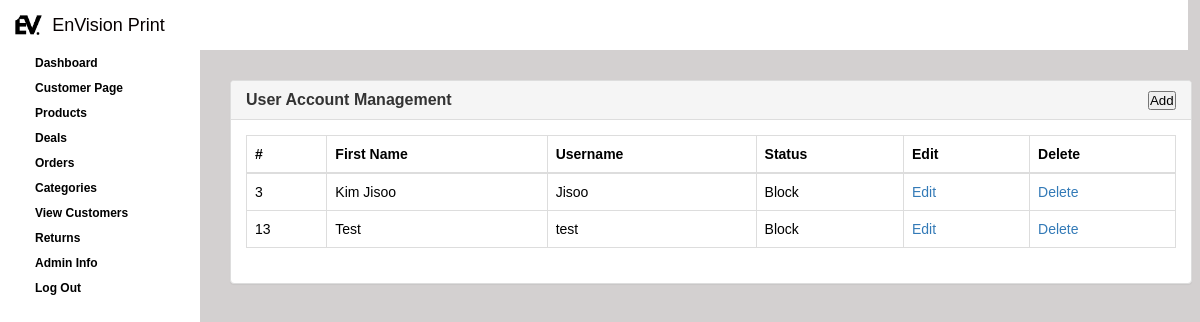
The app's page /admin.php?view_user, older data.
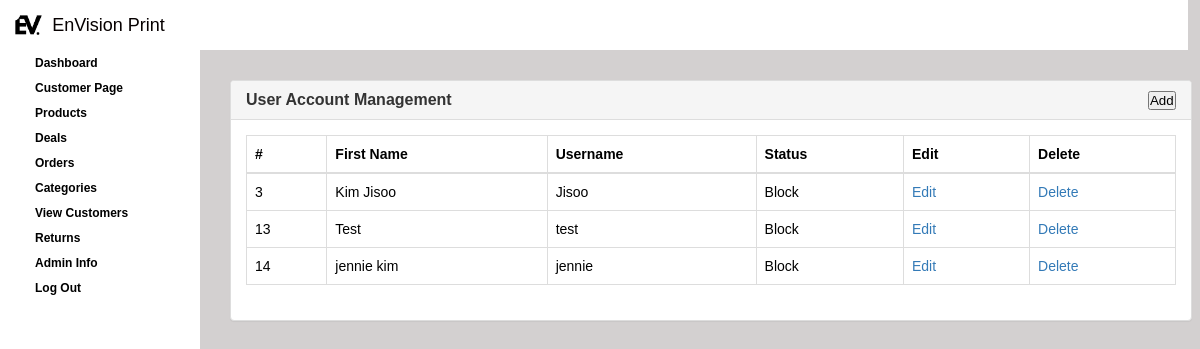
The same page, newer data.
### tables this page shows
CREATE TABLE `users` (
  `UserID` int(11) NOT NULL,
  `FName` varchar(50) NOT NULL,
  `username` varchar(50) NOT NULL,
  `password` varchar(100) NOT NULL,
  `email` varchar(50) NOT NULL,
  `phone` varchar(15) DEFAULT NULL,
  `address` varchar(200) DEFAULT NULL,
  `attempt` int(11) NOT NULL,
  `block` int(11) NOT NULL,
  `admin` int(1) NOT NULL,
  `profile` varchar(200) NOT NULL,
  `verification` varchar(10) NOT NULL,
  `verification_code` varchar(10) NOT NULL
);

### blockuser.php (the view, shortened to what this page needs)
<?php
$query = "SELECT UserID, FName, username, block FROM users WHERE admin != 1";
$result = mysqli_query($con, $query);
?>
<body>
    <div class="row">
        <div class="col-lg-12">
            <div class="panel panel-default">
                <div class="panel-heading">
                    <button style="float: inline-end;" onclick="openPopup('SignupPopup')">Add</button>
                    <h3 class="panel-title">User Account Management </h3>
                </div>
                <div class="panel-body">
                    <div class="table-responsive">
                        <table class="table table-bordered table-hover table-striped">
                            <thead>
                                <tr>
                                    <th>#</th>
                                    <th>First Name</th>
                                    <th>Username</th>
                                    <th>Status</th>
                                    <th>Edit</th>
                                    <th>Delete</th>
                                </tr>
                            </thead>
                            <tbody>
                                <?php
                                if ($result) {
                                    while ($row = mysqli_fetch_assoc($result)) {
                                        $userId  = $row['UserID'];
                                        $FName = $row['FName'];
                                        $username  = $row['username'];
                                        $block = $row['block'];
                                        echo "<tr id='user-row-$userId'>";
                                        echo "<td class='td'>$userId</td>";
                                        echo "<td class='td'>$FName</td>";
                                        echo "<td class='td'>$username</td>"; ?>
                                        <td>
                                            <?php if ($block == 1) : ?>
                                                <a class="unblock-btn" onclick="handleBlockUnblock(<?= $userId ?>, 'unblock')">Unblock</a>
                                            <?php else : ?>
                                                <a class="block-btn" onclick="handleBlockUnblock(<?= $userId ?>, 'block')">Block</a>
                                            <?php endif; ?>
                                        </td>
                                <?php
                                        echo "<td class='td'><a href='admin.php?edit_user&UserID=$userId' style='color: #337ab7; text-decoration: none; margin-right: 10px;'>Edit</a></td>";
                                        echo "<td class='td'><a href='admin.php?delete_user&UserID=$userId' onclick='return confirmDelete()' style='color: #337ab7; text-decoration: none; '>Delete</a></td>";
                                        echo "</tr>";
                                    }
                                } else {
                                    echo "<tr><td colspan='5'>Error: " . mysqli_error($con) . "</td></tr>";
                                }
                                ?>
                            </tbody>
                        </table>
                    </div>
                </div>
            </div>
        </div>
    </div>
</body>

Row changes from the older to the newer data that the page shows:
added users: UserID "14", FName "jennie kim", username "jennie"
